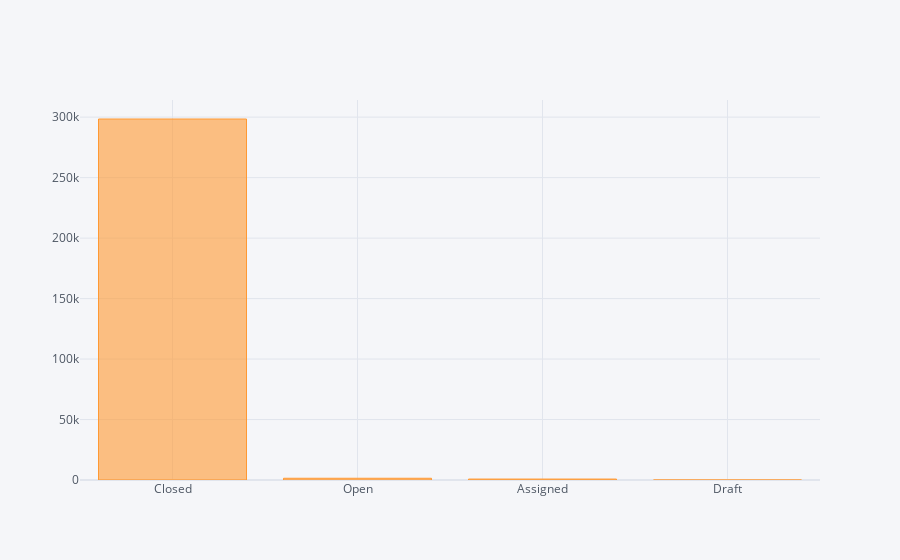

Notebook code for this chart:
### Markdown cell above
The cities with respect to state coordinates and each colour represents the city in the scatter plot.

### Code cell
# Barplot for Complaint Status
df["Status"].value_counts().sort_values(ascending = False).iplot(kind = "bar")

### Figure 1 — Plotly figure (JSON) as saved in the notebook; plotly's stock layout.template omitted (floating-point values rounded to 4 significant figures)
{"data": [{"marker": {"color": "rgba(255, 153, 51, 0.6)", "line": {"color": "rgba(255, 153, 51, 1.0)", "width": 1}}, "name": "Status", "orientation": "v", "text": "", "type": "bar", "x": ["Closed", "Open", "Assigned", "Draft"], "y": [298471, 1439, 786, 2]}], "layout": {"legend": {"bgcolor": "#F5F6F9", "font": {"color": "#4D5663"}}, "paper_bgcolor": "#F5F6F9", "plot_bgcolor": "#F5F6F9", "title": {"font": {"color": "#4D5663"}}, "xaxis": {"gridcolor": "#E1E5ED", "showgrid": true, "tickfont": {"color": "#4D5663"}, "title": {"font": {"color": "#4D5663"}, "text": ""}, "zerolinecolor": "#E1E5ED"}, "yaxis": {"gridcolor": "#E1E5ED", "showgrid": true, "tickfont": {"color": "#4D5663"}, "title": {"font": {"color": "#4D5663"}, "text": ""}, "zerolinecolor": "#E1E5ED"}}}
